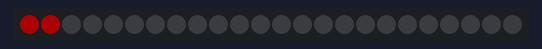
Simulated run of this program. Board: Arduino Uno, built with avr-gcc and run on an emulated ATmega328P. On the bench: 24 RGB LEDs in strip order, left to right. Dim RGB values are drawn brighter than linear.

Above: at 0.1 s.
At 6.3 s:
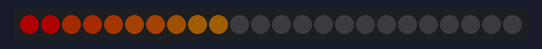
At 12.4 s:
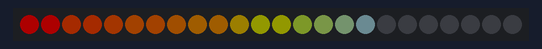
At 14.5 s:
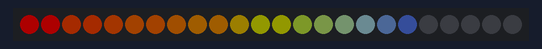
At 28.9 s:
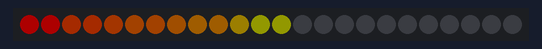
At 37.1 s:
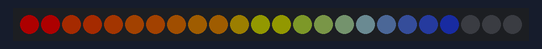

Measured:
- what the display in image 1 shows lasts 2.0 s, from 6.3 s to 8.3 s
- what the display in image 5 shows lasts 2.1 s, from 37.0 s to 39.1 s

The program:

main.cpp
```cpp
#include <Arduino.h>
#include <Adafruit_NeoPixel.h>

const int LED_PINS = 6;
const int numberOfLED = 24;

Adafruit_NeoPixel led(numberOfLED,LED_PINS,NEO_GRB + NEO_KHZ800);

void battery(int voltage){
  led.begin();
  led.setBrightness(50);
  for (int i = 0; i < 24; i++)
  {
    led.setPixelColor(i,0,0,0);
  }

  for (int i = 0; i <= voltage; i++)
  {
    /* code */


  if(i <=10){
    led.setPixelColor(0,255,0,0);
    led.setPixelColor(1,255,0,0);

  }else if(i <=20){
    led.setPixelColor(2,200,55,0);
    led.setPixelColor(3,200,55,0);

  }else if(i <=30){
    led.setPixelColor(4,190,65,0);
    led.setPixelColor(5,180,75,0);
    led.setPixelColor(6,180,75,0);

  }else if(i <=40){
    led.setPixelColor(7,170,85,0);
    led.setPixelColor(8,160,95,0);
    led.setPixelColor(9,160,95,0);

  }else if(i <=50){
    led.setPixelColor(10,140,115,0);
    led.setPixelColor(11,120,125,0);
    led.setPixelColor(12,120,125,0);

  }else if(i <=60){
    led.setPixelColor(13,100,120,35);
    led.setPixelColor(14,90,110,55);

  }else if(i <=70){
    led.setPixelColor(15,80,100,75);
    led.setPixelColor(16,70,90,95);

  }else if(i <=80){
    led.setPixelColor(17,60,80,115);
    led.setPixelColor(18,50,70,135);

  }else if(i <=90){
    led.setPixelColor(19,40,60,155);
    led.setPixelColor(20,30,50,175);

  }else if(i <=99){
    led.setPixelColor(21,20,40,195);
    led.setPixelColor(22,10,35,210);

  }else if(i <=1000){
    led.setPixelColor(23,0,0,255);

  }
  }

    led.show();
}

void setup() {
  // put your setup code here, to run once:
}

void loop() {
  for (int i = 0; i <= 100; i++)
  {
    battery(i);
    delay(200);
  }

  // put your main code here, to run repeatedly:
}
```
